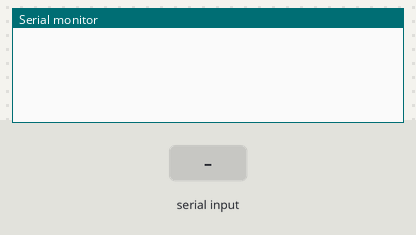
Simulated run of this sketch. Board: Arduino Uno, built with avr-gcc and run on an emulated ATmega328P. Parts: the last lines printed to the serial monitor. Inputs (shaded band) come from the test bench.

Above: at 1.2 s.
1.3 s: "T\n" received over Serial
At 1.9 s:
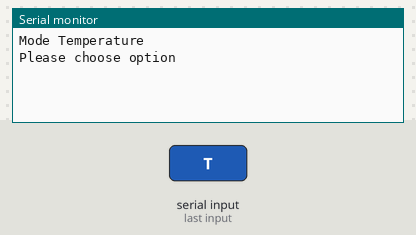
2.8 s: byte 72 ('H') received over Serial
At 3.6 s:
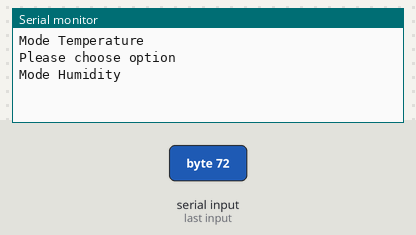

Measured:
- after the input at 1.3 s, the serial monitor: prints a new line at once (image 1)
- after the input at 2.8 s, the serial monitor: prints a new line at once (image 2)

The sketch:

HyperTerminal_chooseModeSensor.ino
```cpp
//Communicate to NODEMCU via HyperTerminal.It's a serial communication to board
void setup() {
  Serial.begin(9600);
}
void loop() {
  char option;  //Define option variable to contain your Selection mode
  //Serial.available for checking a byte in Receive Buffer of UART
  if(Serial.available() > 0){
    option = Serial.read(); //Read the data and store in option

  //Compare option with your case
  //1. Option is 't' or 'T' ---> Use Temperature Mode
  //2. Option is 'h' or 'H' ---> Use Humidity Mode
  //Otherwise ---> Message "Please choose option"
    if(option == 'T' || option == 't'){
      Serial.print("\n");
      Serial.print("Mode Temperature");
    }
    else if(option == 'H' || option == 'h'){
      Serial.print("\n");
      Serial.print("Mode Humidity");
    }
    else{
      Serial.print("\n");
      Serial.print("Please choose option");
    }
  }
}
```
